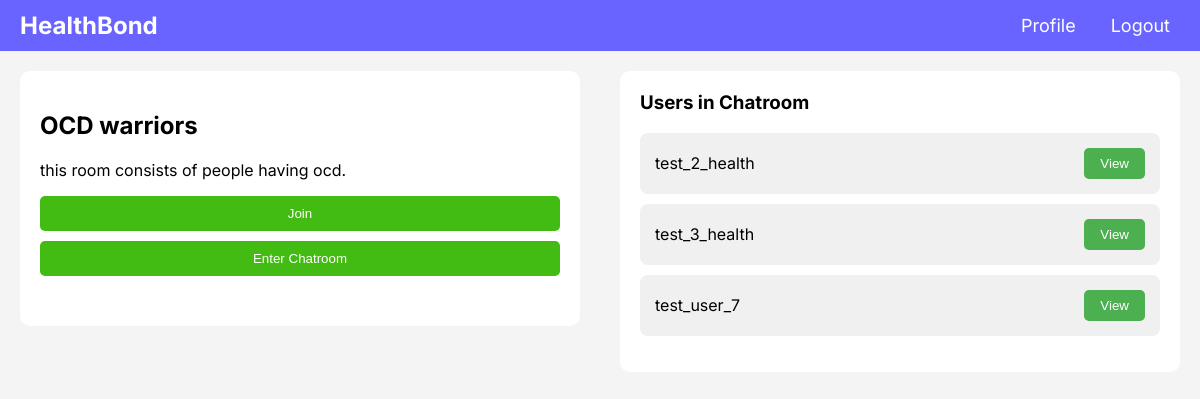
The page /main/view_chatroom/y23ft3f (signed in) on the database as committed earlier.
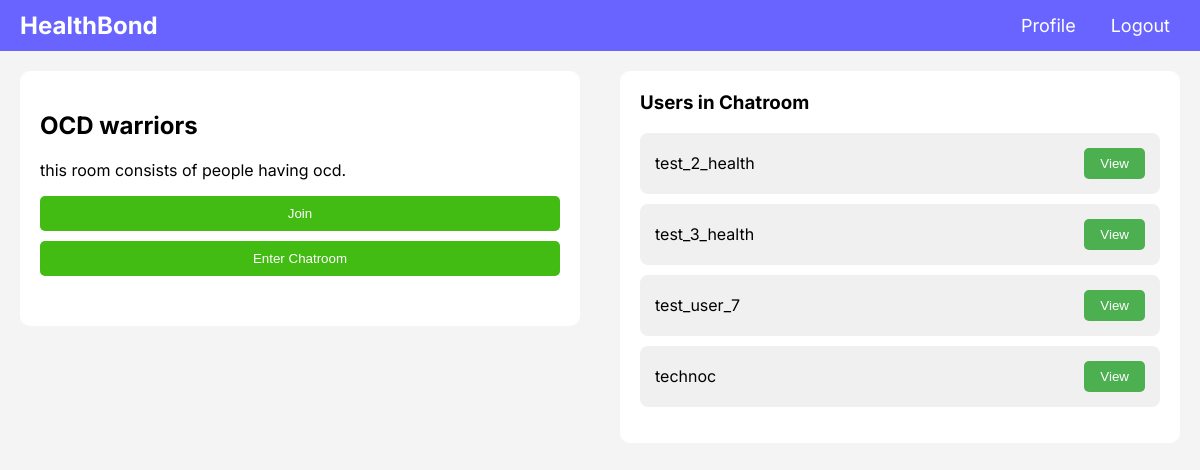
The same page on the database as committed later.
### main/models.py (models this page shows, shortened)
class JoinedChatrooms(models.Model) :
    user = models.ForeignKey(user_profile,on_delete=models.CASCADE)
    chatroom = models.ForeignKey(Chatroom, on_delete=models.CASCADE)

### userprofiles/models.py (models this page shows, shortened)
class user_profile(models.Model) :
    user = models.ForeignKey(User, on_delete=models.CASCADE)
    pfp = models.ImageField(default="Default_pfp.svg.webp", blank=True, null=True)
    bio = models.TextField(max_length=300)

### main/views.py (the view)
# urls.py: path('view_chatroom/<slug:roomcode>', views.chatroom_dashboard, name = 'chatroomdashboard'),
@login_required(login_url=loginview)
def chatroom_dashboard(request, roomcode):
    room = Chatroom.objects.get(code = roomcode)
    user = user_profile.objects.get(user = request.user)
    try :
        JoinedChatrooms.objects.get(chatroom = room, user = user)
        flag = "joined"
    except :
        flag = "not joined"
    members = JoinedChatrooms.objects.filter(chatroom = room)
    context = {
        'room' : room,
        'flag' : flag,
        'members' : members,
        'user' : request.user,
    }
    return render(request, 'chatroom_dashboard.html', context=context)

### main/templates/chatroom_dashboard.html (shortened to what this page needs)
{% load static %}
<!DOCTYPE html>
<html lang="en">
  <head>
    <link rel="stylesheet" href="{% static 'css/chatroom_dashboard.css' %}" />
  </head>
  <body>
    <nav class="navbar">
      <div class="navbar-left">
        <a href="/main" class="company-name">HealthBond</a>
      </div>
      <div class="navbar-right">
        <a href="/main/user/{{user.username}}" class="nav-item">Profile</a>
        <a href="/user/logout" class="nav-item">Logout</a>
      </div>
    </nav>
    <div class="dashboard-container">
      <div class="chatroom-details">
        <h2>{{room.name}}</h2>
        <p>{{room.desc}}</p>
        <div class="action-buttons">
          {% if flag == "joined" %}
          <button
            id="{{room.code}}"
            class="leave-button"
            onclick="leavechatroomfunc('{{room.code}}', this); pop_list('{{user.username}}', this)"
          >
            Leave
          </button>
          {% else %}
          <button
            id="{{room.code}}"
            class="join-button"
            onclick="joinchatroomfunc('{{room.code}}', this); append_list('{{user.username}}', this);"
          >
            Join
          </button>
          {% endif %}
          <button class="join-button">
            <a href="/main/chatroom/{{room.code}}">Enter Chatroom</a>
          </button>
        </div>
      </div>
      <div class="user-list">
        <h3>Users in Chatroom</h3>
        <ul id="member_list">
          {% for member in members %}
          <li class="user" id="{{member.user.user.username}}">
            <span class="username">{{member.user.user.username}}</span>
            <button class="view-button">
              <a href="/main/user/{{member.user.user.username}}">View</a>
            </button>
          </li>
          {% endfor %}
        </ul>
      </div>
    </div>
  </body>
</html>

Rows that differ between the two databases and show on the page:
added JoinedChatrooms: user.user.username "technoc"
